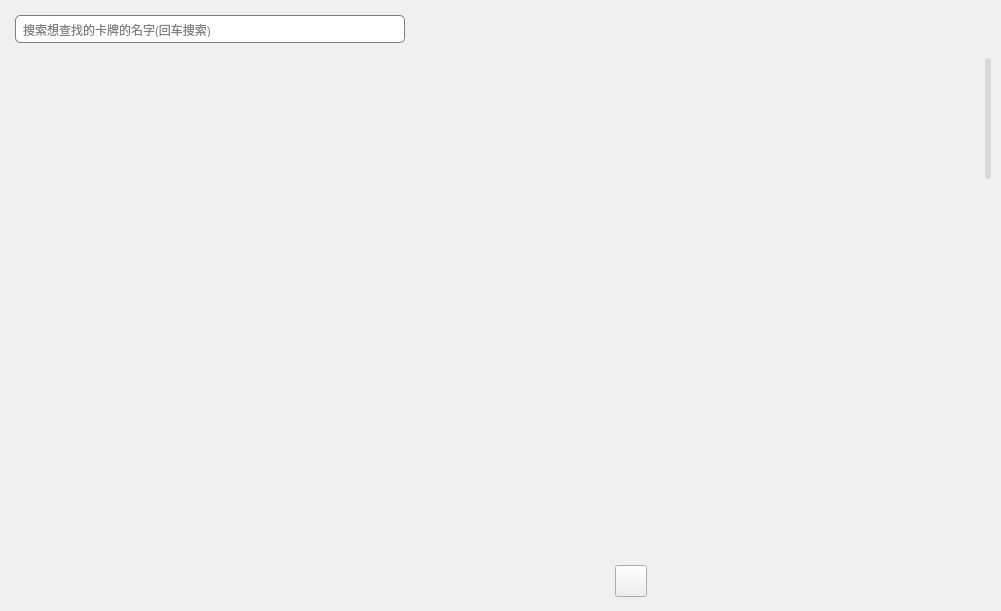
<?xml version="1.0" encoding="UTF-8"?>
<ui version="4.0">
 <class>main</class>
 <widget class="QWidget" name="main">
  <property name="geometry">
   <rect>
    <x>0</x>
    <y>0</y>
    <width>1001</width>
    <height>611</height>
   </rect>
  </property>
  <property name="maximumSize">
   <size>
    <width>1160</width>
    <height>630</height>
   </size>
  </property>
  <property name="windowTitle">
   <string>Form</string>
  </property>
  <property name="styleSheet">
   <string notr="true">#toFirstBtn{
	border-image: url(:/ico/Data/qrc/ico/first.png);
}
#toFirstBtn:hover{
	border-image: url(:/ico/Data/qrc/ico/firsted.png);
}
#cardScroll{
	background-color: rgba(255, 255, 255, 0);
	border: none;
}
QScrollBar:vertical
{
    background-color: rgba(255, 255, 255, 0);
    width: 6px;
    margin: 0px;border: none;
}
QScrollBar::handle:vertical
{
    background-color: rgb(216, 216, 216);
    min-height: 5px;
    border-radius: 3px;
}
QScrollBar::handle:vertical:hover{background-color: rgb(181, 181, 181);}
QScrollBar:horizontal
{
    background-color: rgba(255, 255, 255, 0);
    height: 6px;
    margin: 0px;border: none;
}
QScrollBar::handle:horizontal
{
    background-color: rgb(216, 216, 216);
    min-width: 5px;
    border-radius: 3px;
}
QScrollBar::handle:horizontal:hover{background-color: rgb(181, 181, 181);}

QScrollBar::up-arrow, QScrollBar::down-arrow,
QScrollBar::right-arrow, QScrollBar::left-arrow,
QScrollBar::add-page, QScrollBar::sub-page,
QScrollBar::add-line, QScrollBar::sub-line
{
    border: none;background: none;color: none;height: 0;
}</string>
  </property>
  <widget class="QWidget" name="verticalLayoutWidget_2">
   <property name="geometry">
    <rect>
     <x>0</x>
     <y>0</y>
     <width>1001</width>
     <height>611</height>
    </rect>
   </property>
   <layout class="QVBoxLayout" name="cardLib">
    <property name="spacing">
     <number>10</number>
    </property>
    <property name="leftMargin">
     <number>10</number>
    </property>
    <property name="topMargin">
     <number>10</number>
    </property>
    <property name="rightMargin">
     <number>10</number>
    </property>
    <property name="bottomMargin">
     <number>10</number>
    </property>
    <item>
     <layout class="QHBoxLayout" name="Search" stretch="1,0,2">
      <property name="spacing">
       <number>0</number>
      </property>
      <item>
       <widget class="QLineEdit" name="Search_Input">
        <property name="minimumSize">
         <size>
          <width>400</width>
          <height>0</height>
         </size>
        </property>
        <property name="maximumSize">
         <size>
          <width>400</width>
          <height>16777215</height>
         </size>
        </property>
        <property name="styleSheet">
         <string notr="true">#Search_Input{
	margin: 5px;
	padding: 5px;
	border: 1px solid gray;
	border-radius: 5px;
}</string>
        </property>
        <property name="placeholderText">
         <string>搜索想查找的卡牌的名字(回车搜索)</string>
        </property>
       </widget>
      </item>
      <item>
       <spacer name="horizontalSpacer_2">
        <property name="orientation">
         <enum>Qt::Horizontal</enum>
        </property>
        <property name="sizeHint" stdset="0">
         <size>
          <width>300</width>
          <height>20</height>
         </size>
        </property>
       </spacer>
      </item>
      <item>
       <widget class="QWidget" name="horizontalWidget_4" native="true">
        <property name="styleSheet">
         <string notr="true">QPushButton{
	background: rgba(255, 255, 255, 0);
	border: none;
}
#setting{
	border-image: url(:/ico/Data/qrc/ico/tool.png);
}
#makeNewCard{
	border-image: url(:/ico/Data/qrc/ico/new.png);
}
#makeNewCard:hover{
	border-image: url(:/ico/Data/qrc/ico/newed.png);
}
#delSelCard{
	border-image: url(:/ico/Data/qrc/ico/delete.png);
}
#delSelCard:hover{
	border-image: url(:/ico/Data/qrc/ico/deleted.png);
}
#copyCard{
	border-image: url(:/ico/Data/qrc/ico/copy.png);
}
#copyCard:hover{
	border-image: url(:/ico/Data/qrc/ico/copied.png);
}
#pushToExcel{
	border-image: url(:/ico/Data/qrc/ico/excel.png);
}</string>
        </property>
        <layout class="QHBoxLayout" name="btnList" stretch="0,0,0,0,0">
         <property name="spacing">
          <number>5</number>
         </property>
         <property name="leftMargin">
          <number>5</number>
         </property>
         <property name="topMargin">
          <number>1</number>
         </property>
         <property name="rightMargin">
          <number>5</number>
         </property>
         <property name="bottomMargin">
          <number>1</number>
         </property>
         <item>
          <widget class="QPushButton" name="setting">
           <property name="maximumSize">
            <size>
             <width>32</width>
             <height>32</height>
            </size>
           </property>
           <property name="cursor">
            <cursorShape>ForbiddenCursor</cursorShape>
           </property>
           <property name="toolTip">
            <string>&lt;html&gt;&lt;head/&gt;&lt;body&gt;&lt;p&gt;设置&lt;/p&gt;&lt;/body&gt;&lt;/html&gt;</string>
           </property>
           <property name="text">
            <string/>
           </property>
          </widget>
         </item>
         <item>
          <widget class="QPushButton" name="makeNewCard">
           <property name="maximumSize">
            <size>
             <width>32</width>
             <height>32</height>
            </size>
           </property>
           <property name="cursor">
            <cursorShape>PointingHandCursor</cursorShape>
           </property>
           <property name="toolTip">
            <string>&lt;html&gt;&lt;head/&gt;&lt;body&gt;&lt;p&gt;新建卡牌&lt;/p&gt;&lt;/body&gt;&lt;/html&gt;</string>
           </property>
           <property name="styleSheet">
            <string notr="true"/>
           </property>
           <property name="text">
            <string/>
           </property>
          </widget>
         </item>
         <item>
          <widget class="QPushButton" name="delSelCard">
           <property name="maximumSize">
            <size>
             <width>32</width>
             <height>32</height>
            </size>
           </property>
           <property name="cursor">
            <cursorShape>PointingHandCursor</cursorShape>
           </property>
           <property name="toolTip">
            <string>&lt;html&gt;&lt;head/&gt;&lt;body&gt;&lt;p&gt;移至回收站&lt;/p&gt;&lt;/body&gt;&lt;/html&gt;</string>
           </property>
           <property name="styleSheet">
            <string notr="true"/>
           </property>
           <property name="text">
            <string/>
           </property>
          </widget>
         </item>
         <item>
          <widget class="QPushButton" name="copyCard">
           <property name="maximumSize">
            <size>
             <width>32</width>
             <height>32</height>
            </size>
           </property>
           <property name="cursor">
            <cursorShape>ForbiddenCursor</cursorShape>
           </property>
           <property name="toolTip">
            <string>&lt;html&gt;&lt;head/&gt;&lt;body&gt;&lt;p&gt;复制卡牌&lt;/p&gt;&lt;/body&gt;&lt;/html&gt;</string>
           </property>
           <property name="styleSheet">
            <string notr="true"/>
           </property>
           <property name="text">
            <string/>
           </property>
          </widget>
         </item>
         <item>
          <widget class="QPushButton" name="pushToExcel">
           <property name="maximumSize">
            <size>
             <width>32</width>
             <height>32</height>
            </size>
           </property>
           <property name="cursor">
            <cursorShape>ForbiddenCursor</cursorShape>
           </property>
           <property name="toolTip">
            <string>&lt;html&gt;&lt;head/&gt;&lt;body&gt;&lt;p&gt;导出至Excel&lt;/p&gt;&lt;/body&gt;&lt;/html&gt;</string>
           </property>
           <property name="styleSheet">
            <string notr="true"/>
           </property>
           <property name="text">
            <string/>
           </property>
          </widget>
         </item>
        </layout>
       </widget>
      </item>
     </layout>
    </item>
    <item>
     <widget class="QScrollArea" name="cardScroll">
      <property name="styleSheet">
       <string notr="true"/>
      </property>
      <property name="widgetResizable">
       <bool>true</bool>
      </property>
      <widget class="QWidget" name="cardScrollWidget">
       <property name="geometry">
        <rect>
         <x>0</x>
         <y>0</y>
         <width>975</width>
         <height>2000</height>
        </rect>
       </property>
       <property name="minimumSize">
        <size>
         <width>0</width>
         <height>2000</height>
        </size>
       </property>
      </widget>
     </widget>
    </item>
    <item>
     <layout class="QHBoxLayout" name="horizontalLayout" stretch="0,0,1">
      <property name="spacing">
       <number>0</number>
      </property>
      <item>
       <spacer name="horizontalSpacer">
        <property name="orientation">
         <enum>Qt::Horizontal</enum>
        </property>
        <property name="sizeHint" stdset="0">
         <size>
          <width>600</width>
          <height>20</height>
         </size>
        </property>
       </spacer>
      </item>
      <item>
       <layout class="QVBoxLayout" name="verticalLayout">
        <property name="spacing">
         <number>0</number>
        </property>
        <property name="leftMargin">
         <number>5</number>
        </property>
        <property name="topMargin">
         <number>0</number>
        </property>
        <property name="rightMargin">
         <number>0</number>
        </property>
        <property name="bottomMargin">
         <number>0</number>
        </property>
        <item>
         <widget class="QPushButton" name="toFirstBtn">
          <property name="minimumSize">
           <size>
            <width>32</width>
            <height>32</height>
           </size>
          </property>
          <property name="maximumSize">
           <size>
            <width>32</width>
            <height>32</height>
           </size>
          </property>
          <property name="cursor">
           <cursorShape>PointingHandCursor</cursorShape>
          </property>
          <property name="toolTip">
           <string>&lt;html&gt;&lt;head/&gt;&lt;body&gt;&lt;p&gt;第一页&lt;/p&gt;&lt;/body&gt;&lt;/html&gt;</string>
          </property>
          <property name="text">
           <string/>
          </property>
         </widget>
        </item>
       </layout>
      </item>
      <item>
       <widget class="QWidget" name="widget" native="true">
        <property name="minimumSize">
         <size>
          <width>0</width>
          <height>40</height>
         </size>
        </property>
        <property name="styleSheet">
         <string notr="true">QPushButton{
	background: rgba(205, 205, 205);
	border-radius: 5px;
}
QPushButton:hover{
	color: white;
	background: rgba(44, 44, 44);
}
#leftBTN{
	background: rgba(255, 255, 255, 0);
	border: none;
	border-image: url(:/ico/Data/qrc/ico/left-square.png);
}
#leftBTN:hover{
	border-image: url(:/ico/Data/qrc/ico/left-squared.png);
}
#rightBTN{
	background: rgba(255, 255, 255, 0);
	border: none;
	border-image: url(:/ico/Data/qrc/ico/right-square.png);
}
#rightBTN:hover{
	border-image: url(:/ico/Data/qrc/ico/right-squared.png);
}</string>
        </property>
        <widget class="QWidget" name="horizontalLayoutWidget">
         <property name="geometry">
          <rect>
           <x>0</x>
           <y>0</y>
           <width>351</width>
           <height>41</height>
          </rect>
         </property>
         <layout class="QHBoxLayout" name="pageBTN_List">
          <item>
           <widget class="QPushButton" name="leftBTN">
            <property name="minimumSize">
             <size>
              <width>32</width>
              <height>32</height>
             </size>
            </property>
            <property name="maximumSize">
             <size>
              <width>32</width>
              <height>32</height>
             </size>
            </property>
            <property name="cursor">
             <cursorShape>PointingHandCursor</cursorShape>
            </property>
            <property name="text">
             <string/>
            </property>
           </widget>
          </item>
          <item>
           <widget class="QPushButton" name="rightBTN">
            <property name="minimumSize">
             <size>
              <width>32</width>
              <height>32</height>
             </size>
            </property>
            <property name="maximumSize">
             <size>
              <width>32</width>
              <height>32</height>
             </size>
            </property>
            <property name="cursor">
             <cursorShape>PointingHandCursor</cursorShape>
            </property>
            <property name="text">
             <string/>
            </property>
           </widget>
          </item>
         </layout>
        </widget>
       </widget>
      </item>
     </layout>
    </item>
   </layout>
  </widget>
 </widget>
 <resources>
  <include location="../AL_IDE_MainInterFace.qrc"/>
 </resources>
 <connections/>
</ui>
